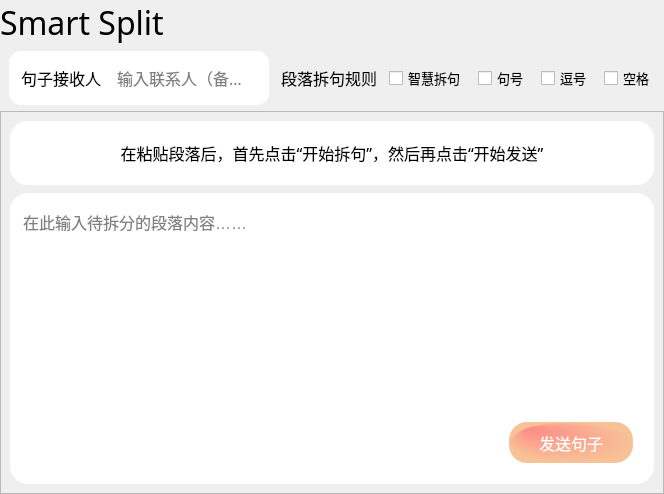
            <widget class="QWidget" name="page_2">
             <layout class="QHBoxLayout" name="horizontalLayout_211">
              <property name="spacing">
               <number>0</number>
              </property>
              <property name="leftMargin">
               <number>0</number>
              </property>
              <property name="topMargin">
               <number>0</number>
              </property>
              <property name="rightMargin">
               <number>0</number>
              </property>
              <property name="bottomMargin">
               <number>0</number>
              </property>
              <item>
               <widget class="QWidget" name="verticalWidget_3" native="true">
                <property name="sizePolicy">
                 <sizepolicy hsizetype="Expanding" vsizetype="Expanding">
                  <horstretch>0</horstretch>
                  <verstretch>0</verstretch>
                 </sizepolicy>
                </property>
                <layout class="QVBoxLayout" name="verticalLayout_12" stretch="0,0,0">
                 <property name="spacing">
                  <number>0</number>
                 </property>
                 <property name="leftMargin">
                  <number>0</number>
                 </property>
                 <property name="topMargin">
                  <number>0</number>
                 </property>
                 <property name="rightMargin">
                  <number>0</number>
                 </property>
                 <property name="bottomMargin">
                  <number>0</number>
                 </property>
                 <item>
                  <widget class="QLabel" name="Split_Title">
                   <property name="font">
                    <font>
                     <family>微软雅黑 Light</family>
                     <pointsize>24</pointsize>
                     <bold>false</bold>
                    </font>
                   </property>
                   <property name="styleSheet">
                    <string notr="true">QLabel {
    color: rgb(0, 0, 0);
}</string>
                   </property>
                   <property name="text">
                    <string>Smart Split</string>
                   </property>
                  </widget>
                 </item>
                 <item>
                  <layout class="QHBoxLayout" name="horizontalLayout_18">
                   <property name="spacing">
                    <number>12</number>
                   </property>
                   <property name="leftMargin">
                    <number>9</number>
                   </property>
                   <property name="topMargin">
                    <number>6</number>
                   </property>
                   <property name="rightMargin">
                    <number>9</number>
                   </property>
                   <property name="bottomMargin">
                    <number>6</number>
                   </property>
                   <item>
                    <widget class="QFrame" name="frame_46">
                     <property name="sizePolicy">
                      <sizepolicy hsizetype="Preferred" vsizetype="Preferred">
                       <horstretch>0</horstretch>
                       <verstretch>0</verstretch>
                      </sizepolicy>
                     </property>
                     <property name="minimumSize">
                      <size>
                       <width>260</width>
                       <height>54</height>
                      </size>
                     </property>
                     <property name="maximumSize">
                      <size>
                       <width>16777215</width>
                       <height>16777215</height>
                      </size>
                     </property>
                     <property name="styleSheet">
                      <string notr="true">background-color: rgb(255, 255, 255);
border-radius:12px</string>
                     </property>
                     <property name="frameShape">
                      <enum>QFrame::StyledPanel</enum>
                     </property>
                     <property name="frameShadow">
                      <enum>QFrame::Raised</enum>
                     </property>
                     <layout class="QHBoxLayout" name="horizontalLayout_15">
                      <property name="spacing">
                       <number>12</number>
                      </property>
                      <property name="leftMargin">
                       <number>12</number>
                      </property>
                      <property name="topMargin">
                       <number>0</number>
                      </property>
                      <property name="rightMargin">
                       <number>12</number>
                      </property>
                      <property name="bottomMargin">
                       <number>0</number>
                      </property>
                      <item>
                       <widget class="QLabel" name="label_4">
                        <property name="font">
                         <font>
                          <family>微软雅黑 Light</family>
                          <pointsize>12</pointsize>
                          <bold>false</bold>
                         </font>
                        </property>
                        <property name="styleSheet">
                         <string notr="true">QLabel {
    color: rgb(0, 0, 0);
}</string>
                        </property>
                        <property name="text">
                         <string>句子接收人</string>
                        </property>
                       </widget>
                      </item>
                      <item>
                       <widget class="QLineEdit" name="SplitReceiver_lineEdit">
                        <property name="minimumSize">
                         <size>
                          <width>0</width>
                          <height>32</height>
                         </size>
                        </property>
                        <property name="font">
                         <font>
                          <family>微软雅黑 Light</family>
                          <pointsize>-1</pointsize>
                         </font>
                        </property>
                        <property name="styleSheet">
                         <string notr="true">QLineEdit {
    color: rgb(0, 0, 0);
    border: none;
    padding: 2px;
    font-size: 16px;
}

QLineEdit::placeholder {
    color: rgb(150, 150, 150);
}

QLineEdit:hover {
    border-color: rgb(35, 26, 132);
}</string>
                        </property>
                        <property name="placeholderText">
                         <string>输入联系人（备注）</string>
                        </property>
                       </widget>
                      </item>
                     </layout>
                    </widget>
                   </item>
                   <item>
                    <layout class="QHBoxLayout" name="horizontalLayout_16">
                     <property name="spacing">
                      <number>12</number>
                     </property>
                     <item>
                      <widget class="QLabel" name="label_10">
                       <property name="font">
                        <font>
                         <family>微软雅黑 Light</family>
                         <pointsize>12</pointsize>
                         <bold>false</bold>
                        </font>
                       </property>
                       <property name="styleSheet">
                        <string notr="true">QLabel {
	background-color: transparent;
	color: rgb(0, 0, 0);
}</string>
                       </property>
                       <property name="text">
                        <string>段落拆句规则</string>
                       </property>
                      </widget>
                     </item>
                     <item>
                      <widget class="QCheckBox" name="checkBox_Ai">
                       <property name="font">
                        <font>
                         <family>微软雅黑 Light</family>
                         <pointsize>10</pointsize>
                        </font>
                       </property>
                       <property name="styleSheet">
                        <string notr="true">QCheckBox {
    color: rgb(0, 0, 0);
}</string>
                       </property>
                       <property name="text">
                        <string>智慧拆句</string>
                       </property>
                       <property name="icon">
                        <iconset>
                         <normaloff>resources/img/page2/page2_智慧拆句.svg</normaloff>resources/img/page2/page2_智慧拆句.svg</iconset>
                       </property>
                      </widget>
                     </item>
                     <item>
                      <widget class="QCheckBox" name="checkBox_period">
                       <property name="font">
                        <font>
                         <family>微软雅黑 Light</family>
                         <pointsize>10</pointsize>
                        </font>
                       </property>
                       <property name="styleSheet">
                        <string notr="true">QCheckBox {
    color: rgb(0, 0, 0);
}</string>
                       </property>
                       <property name="text">
                        <string>句号</string>
                       </property>
                      </widget>
                     </item>
                     <item>
                      <widget class="QCheckBox" name="checkBox_comma">
                       <property name="font">
                        <font>
                         <family>微软雅黑 Light</family>
                         <pointsize>10</pointsize>
                        </font>
                       </property>
                       <property name="styleSheet">
                        <string notr="true">QCheckBox {
    color: rgb(0, 0, 0);
}</string>
                       </property>
                       <property name="text">
                        <string>逗号</string>
                       </property>
                      </widget>
                     </item>
                     <item>
                      <widget class="QCheckBox" name="checkBox_Space">
                       <property name="font">
                        <font>
                         <family>微软雅黑 Light</family>
                         <pointsize>10</pointsize>
                        </font>
                       </property>
                       <property name="styleSheet">
                        <string notr="true">QCheckBox {
    color: rgb(0, 0, 0);
}</string>
                       </property>
                       <property name="text">
                        <string>空格</string>
                       </property>
                      </widget>
                     </item>
                    </layout>
                   </item>
                  </layout>
                 </item>
                 <item>
                  <layout class="QHBoxLayout" name="horizontalLayout_97" stretch="1">
                   <property name="spacing">
                    <number>1</number>
                   </property>
                   <item>
                    <widget class="QFrame" name="frame_47">
                     <property name="styleSheet">
                      <string notr="true"/>
                     </property>
                     <property name="frameShape">
                      <enum>QFrame::StyledPanel</enum>
                     </property>
                     <property name="frameShadow">
                      <enum>QFrame::Raised</enum>
                     </property>
                     <layout class="QVBoxLayout" name="verticalLayout_94" stretch="1,9">
                      <property name="spacing">
                       <number>8</number>
                      </property>
                      <item>
                       <widget class="QWidget" name="widget_87" native="true">
                        <property name="minimumSize">
                         <size>
                          <width>361</width>
                          <height>64</height>
                         </size>
                        </property>
                        <property name="maximumSize">
                         <size>
                          <width>176666</width>
                          <height>17666</height>
                         </size>
                        </property>
                        <property name="styleSheet">
                         <string notr="true">background-color: rgb(255, 255, 255);
border-radius:18px</string>
                        </property>
                        <layout class="QHBoxLayout" name="horizontalLayout_110">
                         <property name="spacing">
                          <number>0</number>
                         </property>
                         <property name="leftMargin">
                          <number>0</number>
                         </property>
                         <property name="topMargin">
                          <number>0</number>
                         </property>
                         <property name="rightMargin">
                          <number>0</number>
                         </property>
                         <property name="bottomMargin">
                          <number>0</number>
                         </property>
                         <item>
                          <layout class="QVBoxLayout" name="verticalLayout_95">
                           <property name="spacing">
                            <number>0</number>
                           </property>
                           <item>
                            <widget class="QLabel" name="label_145">
                             <property name="font">
                              <font>
                               <family>微软雅黑 Light</family>
                               <pointsize>12</pointsize>
                               <bold>false</bold>
                              </font>
                             </property>
                             <property name="styleSheet">
                              <string notr="true">QLabel {
    color: rgb(0, 0, 0);
}</string>
                             </property>
                             <property name="text">
                              <string>在粘贴段落后，首先点击“开始拆句”，然后再点击“开始发送”</string>
                             </property>
                             <property name="alignment">
                              <set>Qt::AlignCenter</set>
                             </property>
                            </widget>
                           </item>
                          </layout>
                         </item>
                        </layout>
                       </widget>
                      </item>
                      <item>
                       <widget class="QFrame" name="frame_48">
                        <property name="styleSheet">
                         <string notr="true">QFrame{
	background-color: rgb(255, 255, 255);
border:0px solid red;
border-radius:18px
}</string>
                        </property>
                        <property name="frameShape">
                         <enum>QFrame::StyledPanel</enum>
                        </property>
                        <property name="frameShadow">
                         <enum>QFrame::Raised</enum>
                        </property>
                        <layout class="QVBoxLayout" name="verticalLayout_96" stretch="1,0">
                         <property name="spacing">
                          <number>12</number>
                         </property>
                         <item>
                          <widget class="QFrame" name="frame_49">
                           <property name="styleSheet">
                            <string notr="true"/>
                           </property>
                           <property name="frameShape">
                            <enum>QFrame::StyledPanel</enum>
                           </property>
                           <property name="frameShadow">
                            <enum>QFrame::Raised</enum>
                           </property>
                           <layout class="QVBoxLayout" name="verticalLayout_97">
                            <property name="spacing">
                             <number>0</number>
                            </property>
                            <property name="leftMargin">
                             <number>0</number>
                            </property>
                            <property name="topMargin">
                             <number>4</number>
                            </property>
                            <property name="rightMargin">
                             <number>0</number>
                            </property>
                            <property name="bottomMargin">
                             <number>0</number>
                            </property>
                            <item>
                             <widget class="QTextEdit" name="textEdit_2">
                              <property name="font">
                               <font>
                                <pointsize>12</pointsize>
                               </font>
                              </property>
                              <property name="styleSheet">
                               <string notr="true">* {
	color: rgb(0, 0, 0);
}
QTextEdit QScrollBar:vertical {
    width: 8px;
    background: transparent;
}

QTextEdit QScrollBar::handle:vertical {
    background: rgba(125, 125, 125, 20%);
    border-radius: 4px;
    min-height: 20px;
}

QTextEdit QScrollBar::handle:vertical:hover {
    background: rgba(125, 125, 125, 70%);
}

QTextEdit QScrollBar::add-line:vertical, 
QTextEdit QScrollBar::sub-line:vertical {
    height: 0px;
    width: 0px;
    background: transparent;
}

QTextEdit QScrollBar::add-page:vertical, 
QTextEdit QScrollBar::sub-page:vertical {
    background: transparent;
    border-radius: 4px;
}</string>
                              </property>
                              <property name="placeholderText">
                               <string notr="true">在此输入待拆分的段落内容……</string>
                              </property>
                             </widget>
                            </item>
                           </layout>
                          </widget>
                         </item>
                         <item>
                          <widget class="QFrame" name="frame_58">
                           <property name="frameShape">
                            <enum>QFrame::StyledPanel</enum>
                           </property>
                           <property name="frameShadow">
                            <enum>QFrame::Raised</enum>
                           </property>
                           <layout class="QHBoxLayout" name="horizontalLayout_122">
                            <item>
                             <widget class="QPushButton" name="pushButton_split">
                              <property name="minimumSize">
                               <size>
                                <width>130</width>
                                <height>47</height>
                               </size>
                              </property>
                              <property name="focusPolicy">
                               <enum>Qt::NoFocus</enum>
                              </property>
                              <property name="styleSheet">
                               <string notr="true">QPushButton {  
    margin: 3px;
    color: white;
    background-color: qradialgradient(  
        cx: 0.5, cy: 0.5, radius: 0.5,  
        fx: 0.1, fy: 0.1,  
        stop: 0 rgb(100, 80, 200),  
        stop: 1 rgb(162, 129, 247)  
    );  
    border-radius: 18px;
    padding: 8px 16px;
    box-shadow: 0 4px 8px rgba(0, 0, 0, 0.1);
    font-size: 16px;
}

QPushButton:hover {  
    background-color: qradialgradient(  
        cx: 0.5, cy: 0.5, radius: 0.5,  
        fx: 0.1, fy: 0.1,  
        stop: 0 rgb(120, 96, 224),  
        stop: 1 rgb(184, 153, 255)  
    );  
    box-shadow: 0 4px 12px rgba(0, 0, 0, 0.2);
}

QPushButton:pressed {  
    background-color: qradialgradient(  
        cx: 0.5, cy: 0.5, radius: 0.5,  
        fx: 0.1, fy: 0.1,  
        stop: 0 rgb(80, 64, 176),  
        stop: 1 rgb(144, 117, 223)  
    );  
    box-shadow: inset 0 4px 8px rgba(0, 0, 0, 0.1);
}</string>
                              </property>
                              <property name="text">
                               <string>开始拆句</string>
                              </property>
                             </widget>
                            </item>
                            <item>
                             <spacer name="horizontalSpacer_5">
                              <property name="orientation">
                               <enum>Qt::Horizontal</enum>
                              </property>
                              <property name="sizeHint" stdset="0">
                               <size>
                                <width>34</width>
                                <height>20</height>
                               </size>
                              </property>
                             </spacer>
                            </item>
                            <item>
                             <widget class="QPushButton" name="pushButton_startSplit">
                              <property name="sizePolicy">
                               <sizepolicy hsizetype="Preferred" vsizetype="Preferred">
                                <horstretch>0</horstretch>
                                <verstretch>0</verstretch>
                               </sizepolicy>
                              </property>
                              <property name="minimumSize">
                               <size>
                                <width>130</width>
                                <height>47</height>
                               </size>
                              </property>
                              <property name="focusPolicy">
                               <enum>Qt::NoFocus</enum>
                              </property>
                              <property name="styleSheet">
                               <string notr="true">QPushButton {  
    margin: 3px;
    color: white;
    background-color: qradialgradient(cx:0.5, cy:0.5, radius:0.5, fx:0.1, fy:0.1, stop:0 rgb(253, 139, 133), stop:1 rgb(248, 194, 152));
    border-radius: 18px;
    padding: 8px 16px;
    box-shadow: 0 4px 8px rgba(0, 0, 0, 0.1);
    font-size: 16px;
}

QPushButton:hover {  
    background-color: qradialgradient(cx:0.5, cy:0.5, radius:0.5, fx:0.1, fy:0.1, stop:0 rgb(255, 149, 143), stop:1 rgb(253, 204, 162));
    box-shadow: 0 4px 12px rgba(0, 0, 0, 0.2);
}

QPushButton:pressed {  
    background-color: qradialgradient(cx:0.5, cy:0.5, radius:0.5, fx:0.1, fy:0.1, stop:0 rgb(251, 134, 128), stop:1 rgb(245, 184, 147));
    box-shadow: inset 0 4px 8px rgba(0, 0, 0, 0.1);
}</string>
                              </property>
                              <property name="text">
                               <string>发送句子</string>
                              </property>
                             </widget>
                            </item>
                           </layout>
                          </widget>
                         </item>
                        </layout>
                       </widget>
                      </item>
                     </layout>
                    </widget>
                   </item>
                  </layout>
                 </item>
                </layout>
               </widget>
              </item>
             </layout>
            </widget>
